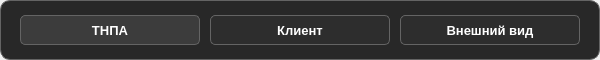
     <widget class="QWidget" name="SettingsPageSelectorWidget" native="true">
      <property name="geometry">
       <rect>
        <x>411</x>
        <y>20</y>
        <width>600</width>
        <height>60</height>
       </rect>
      </property>
      <widget class="QFrame" name="SettingsPageSelectorFrame">
       <property name="geometry">
        <rect>
         <x>0</x>
         <y>0</y>
         <width>600</width>
         <height>60</height>
        </rect>
       </property>
       <property name="autoFillBackground">
        <bool>false</bool>
       </property>
       <property name="styleSheet">
        <string notr="true">background-color:rgb(40,40,40);
    border-width:1px;
    border-color :rgb(100,100,100);
    border-radius:10px;
    border-style:solid;</string>
       </property>
       <property name="frameShape">
        <enum>QFrame::StyledPanel</enum>
       </property>
       <property name="frameShadow">
        <enum>QFrame::Raised</enum>
       </property>
      </widget>
      <widget class="QPushButton" name="SettingsPage1Button">
       <property name="geometry">
        <rect>
         <x>20</x>
         <y>15</y>
         <width>180</width>
         <height>30</height>
        </rect>
       </property>
       <property name="font">
        <font>
         <family>Arial</family>
         <pointsize>10</pointsize>
         <weight>75</weight>
         <bold>true</bold>
         <kerning>true</kerning>
        </font>
       </property>
       <property name="mouseTracking">
        <bool>false</bool>
       </property>
       <property name="styleSheet">
        <string notr="true">color:rgb(255,255,255);

background-color:rgb(60,60,60);

border-width:1px;
border-color :rgb(100,100,100);
border-radius:5px;
border-style:solid;</string>
       </property>
       <property name="text">
        <string>ТНПА</string>
       </property>
       <property name="flat">
        <bool>false</bool>
       </property>
      </widget>
      <widget class="QPushButton" name="SettingsPage2Button">
       <property name="geometry">
        <rect>
         <x>210</x>
         <y>15</y>
         <width>180</width>
         <height>30</height>
        </rect>
       </property>
       <property name="font">
        <font>
         <family>Arial</family>
         <pointsize>10</pointsize>
         <weight>75</weight>
         <bold>true</bold>
         <kerning>true</kerning>
        </font>
       </property>
       <property name="mouseTracking">
        <bool>false</bool>
       </property>
       <property name="styleSheet">
        <string notr="true">color:rgb(255,255,255);

background-color:rgb(45,45,45);

border-width:1px;
border-color :rgb(100,100,100);
border-radius:5px;
border-style:solid;</string>
       </property>
       <property name="text">
        <string>Клиент</string>
       </property>
       <property name="flat">
        <bool>false</bool>
       </property>
      </widget>
      <widget class="QPushButton" name="SettingsPage3Button">
       <property name="geometry">
        <rect>
         <x>400</x>
         <y>15</y>
         <width>180</width>
         <height>30</height>
        </rect>
       </property>
       <property name="font">
        <font>
         <family>Arial</family>
         <pointsize>10</pointsize>
         <weight>75</weight>
         <bold>true</bold>
         <kerning>true</kerning>
        </font>
       </property>
       <property name="mouseTracking">
        <bool>false</bool>
       </property>
       <property name="styleSheet">
        <string notr="true">color:rgb(255,255,255);

background-color:rgb(45,45,45);

border-width:1px;
border-color :rgb(100,100,100);
border-radius:5px;
border-style:solid;</string>
       </property>
       <property name="text">
        <string>Внешний вид</string>
       </property>
       <property name="flat">
        <bool>false</bool>
       </property>
      </widget>
     </widget>
